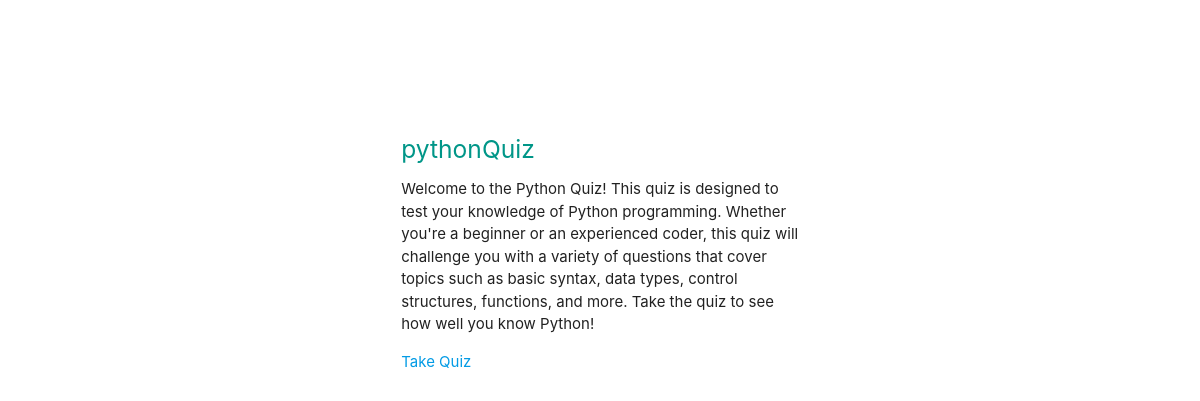
Page /quiz/quiz_list1/ on the committed database.
### quiz/models.py (models this page shows, shortened)
class Quiz(models.Model):
    title = models.CharField(max_length=255)
    description = models.TextField()

### quiz/views.py (the view)
# urls.py: path('quiz_list1/', views.quiz_list1, name='quiz_list1'),
def quiz_list1(request):
    quizzes = Quiz.objects.all()
    return render(request, 'quiz/quiz_list1.html', {'quizzes': quizzes})

### templates/quiz/quiz_list1.html
{% extends 'pages/base.html' %}
{% block content %}
    <div class="container" style="margin-top:120px;">
        <div class="row s12">
            <div class="col s12  m6 offset-m3">
                {% for quiz in quizzes %}
                    {% if quiz.title == 'pythonQuiz' %}
                    <h5 class="teal-text">{{ quiz.title }}</h5>
                    <p>{{ quiz.description }}</p>
                    <a href="{% url 'quiz:take_quiz' quiz.id %}">Take Quiz</a>
                    {% endif %}
                {% endfor %}
            </div>
        </div>
    </div>
{% endblock%}

### rows in the picture
Quiz: title "pythonQuiz", description "Welcome to the Python Quiz! This quiz is designed to test your knowledge of Python programming. Whether you're a beginner or an experienced coder, this quiz will challenge you with a variety of questions that cover topics such as basic syntax, data types, control structures, functions, and more. Take the quiz to see how well you know Python!"
